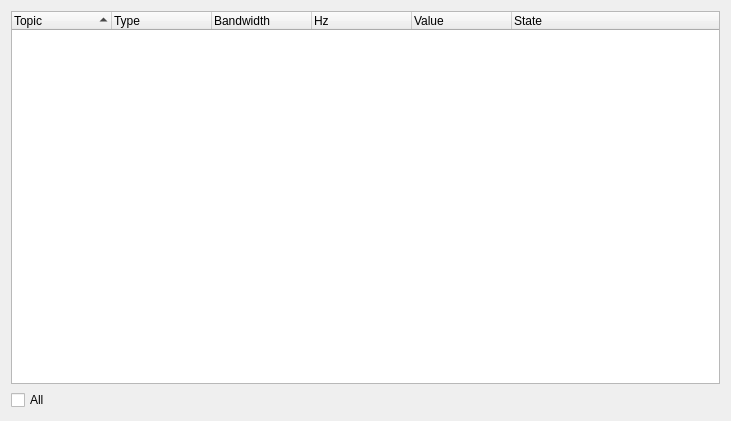
<?xml version="1.0" encoding="UTF-8"?>
<ui version="4.0">
 <class>RcomponentWidget</class>
 <widget class="QWidget" name="RcomponentWidget">
  <property name="geometry">
   <rect>
    <x>0</x>
    <y>0</y>
    <width>731</width>
    <height>421</height>
   </rect>
  </property>
  <property name="windowTitle">
   <string>Rcomponent Monitor</string>
  </property>
  <layout class="QVBoxLayout" name="verticalLayout">
   <item>
    <widget class="QTreeWidget" name="topics_tree_widget">
     <property name="contextMenuPolicy">
      <enum>Qt::CustomContextMenu</enum>
     </property>
     <property name="toolTip">
      <string>Right click on item for more options.</string>
     </property>
     <property name="dragEnabled">
      <bool>true</bool>
     </property>
     <property name="dragDropMode">
      <enum>QAbstractItemView::DragOnly</enum>
     </property>
     <property name="sortingEnabled">
      <bool>true</bool>
     </property>
     <column>
      <property name="text">
       <string>Topic</string>
      </property>
     </column>
     <column>
      <property name="text">
       <string>Type</string>
      </property>
     </column>
     <column>
      <property name="text">
       <string>Bandwidth</string>
      </property>
     </column>
     <column>
      <property name="text">
       <string>Hz</string>
      </property>
     </column>
     <column>
      <property name="text">
       <string>Value</string>
      </property>
     </column>
     <column>
      <property name="text">
       <string>State</string>
      </property>
     </column>
    </widget>
   </item>
   <item>
    <widget class="QCheckBox" name="checkBox_all">
     <property name="enabled">
      <bool>true</bool>
     </property>
     <property name="text">
      <string>All</string>
     </property>
    </widget>
   </item>
  </layout>
 </widget>
 <resources/>
 <connections/>
</ui>
